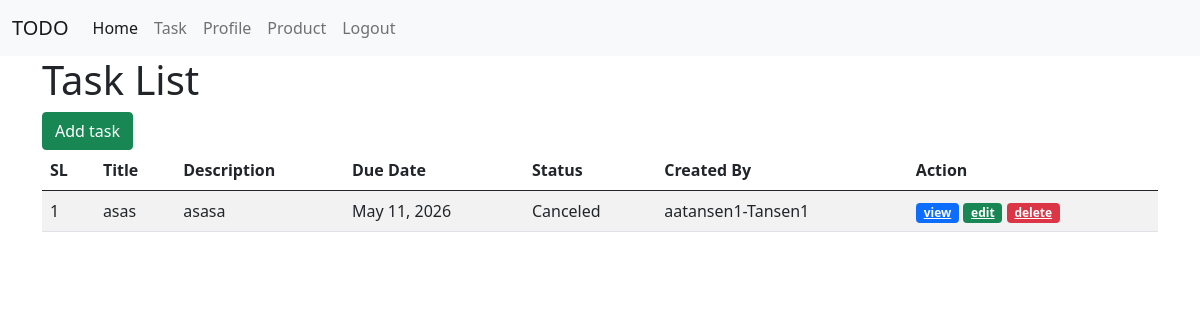
/task-list/ (signed in), run on the app's committed database.
### tasks/models.py (models this page shows, shortened)
class TaskModel(models.Model):
    STATUS = {
        ('pending','pending'),
        ('InProgress','InProgress'),
        ('Completed','Completed'),
        ('Canceled','Canceled'),
    }
    title = models.CharField(max_length=200, null=True)
    description=models.TextField(null=True)
    status=models.CharField(max_length=20,choices=STATUS,null=True)
    due_date=models.DateField(null=True)
    created_at=models.DateField(auto_now_add=True,null=True)
    updated_at=models.DateField(auto_now=True,null=True)
    created_by=models.ForeignKey(CustomUserInfoModel,on_delete=models.CASCADE,null=True)

class CustomUserInfoModel(AbstractUser):
    USER_TYPES ={
        ('seller','seller'),
        ('buyer','buyer'),
    }
    full_name = models.CharField(max_length=200,null=True)
    user_type = models.CharField(max_length=200,null=True,choices=USER_TYPES)
    def __str__(self):
        return f'{self.username}-{self.full_name}'

### tasks/views.py (the view)
# urls.py: path('task-list/',task_list,name='task_list'),
@login_required
def task_list(request):
    current_user=request.user
    task_data = TaskModel.objects.filter(created_by=current_user)
    context={
        'task_data' : task_data
    }
    return render(request,'task_list.html',context)

### tasks/templates/task_list.html
{% extends "master/base.html" %}
{% block content %}
<h1>Task List</h1>
<a href="{% url 'add_task' %}" class="btn btn-success">Add task</a>
<table class="table table-striped">
    <thead>
        <tr>
            <th>SL</th>
            <th>Title</th>
            <th>Description</th>
            <th>Due Date</th>
            <th>Status</th>
            <th>Created By</th>
            <th>Action</th>
        </tr>
    </thead>
    <tbody>
        {% for task in task_data  %}
        <tr>
            <td>{{forloop.counter}}</td>
            <td>{{task.title}}</td>
            <td>{{task.description}}</td>
            <td>{{task.due_date}}</td>
            <td>{{task.status}}</td>
            <td>{{task.created_by}}</td>
            <td>
                <a href="{% url 'view_task' task.id %}" class="badge bg-primary">view</a>
                <a href="{% url 'update_task' task.id %}" class="badge bg-success">edit</a>
                <a href="{% url 'delete_task' task.id %}" class="badge bg-danger">delete</a>
            </td>
        </tr>
        {% endfor %}
    </tbody>
</table>
{% endblock content %}

### data on the page
TaskModel: title "asas", description "asasa", due_date "May 11, 2026", status "Canceled", created_by "aatansen1-Tansen1"
